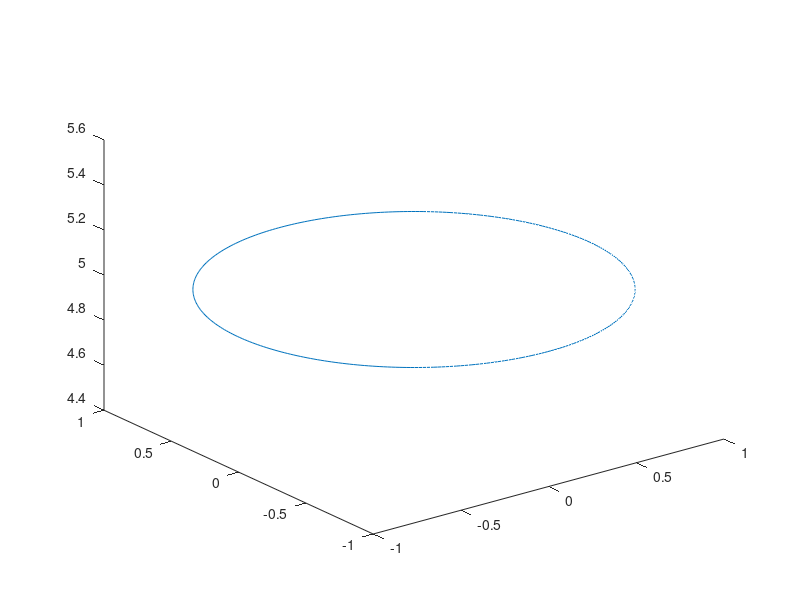

Recreate this plot in MATLAB.
numPoints = 360;
theta = linspace(0, 2*pi, numPoints);

radius = 1;

x = radius * cos(theta);
y = radius * sin(theta);

% Set all z-coordinates to 5
z = ones(1, numPoints) * 5;

plot3(x, y, z);
